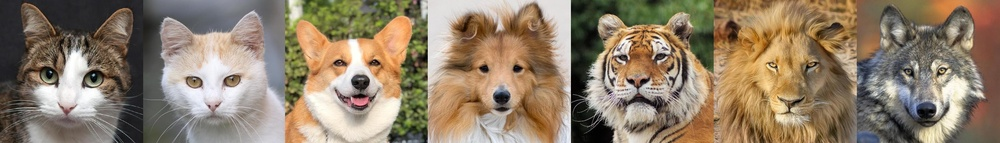
#> input picture assets/afhq_dataset.jpg, 1000 x 143 px, shrunk from 2354 x 337 before the run
$ python preprocess_square_crop.py -i assets/afhq_dataset.jpg -o out.png
#> lines starting #> are read from the running program, lines starting #| are printed output that depends on the picture
#> in process_file, img is the input picture: PIL image 1000x143 RGB; mean R, G, B 143.8, 127, 106.1
import argparse
from pathlib import Path
from PIL import Image

IMAGE_EXTENSIONS = {'.jpg', '.jpeg', '.png', '.bmp'}


def crop_square(img: Image.Image, bottom_right: bool = False) -> Image.Image:
    """Crop a square region from an image.

    By default the top-left square region is returned. If ``bottom_right`` is
    True, the bottom-most or right-most square region is used depending on the
    image orientation.
    """
#> called with bottom_right = False
    width, height = img.size
#> width = 1000; height = 143
    size = min(width, height)
#> size = 143
    if bottom_right:
        if width >= height:
            left, upper = width - size, 0  # crop from right
        else:
            left, upper = 0, height - size  # crop from bottom
        return img.crop((left, upper, left + size, upper + size))
    return img.crop((0, 0, size, size))
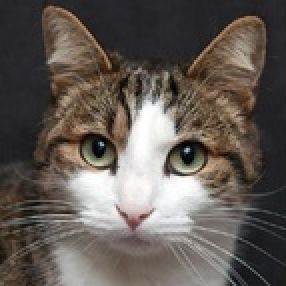
#> returned value: PIL image 143x143 RGB (shown 2 times larger); mean R, G, B 98.4, 90.8, 84.9


def process_file(src: Path, dst: Path, bottom_right: bool = False) -> None:
    with Image.open(src) as img:
        cropped = crop_square(img, bottom_right=bottom_right)
        dst.parent.mkdir(parents=True, exist_ok=True)
        cropped.save(dst)


def process_path(input_path: Path, output_path: Path, bottom_right: bool = False) -> None:
    if input_path.is_file():
        process_file(input_path, output_path, bottom_right)
    else:
        for file in input_path.glob('**/*'):
            if file.is_file() and file.suffix.lower() in IMAGE_EXTENSIONS:
                rel = file.relative_to(input_path)
                process_file(file, output_path / rel, bottom_right)


def parse_args() -> argparse.Namespace:
    parser = argparse.ArgumentParser(
        description=(
            'Crop the top-left square region from images and save them to an output path. '
            'Use --bottom-right to crop the bottom or right square region instead.'
        )
    )
    parser.add_argument(
        '--input',
        '-i',
        required=True,
        type=str,
        help='Path to an image file or a directory containing images.',
    )
    parser.add_argument(
        '--output',
        '-o',
        required=True,
        type=str,
        help='Path to save the cropped images.',
    )
    parser.add_argument(
        '--bottom-right',
        action='store_true',
        help='Crop the bottom or right square region instead of the default top or left.',
    )
    return parser.parse_args()


def main() -> None:
    args = parse_args()
    process_path(Path(args.input), Path(args.output), args.bottom_right)


if __name__ == '__main__':
    main()

$ run again, on assets/afhqv2_teaser2.jpg
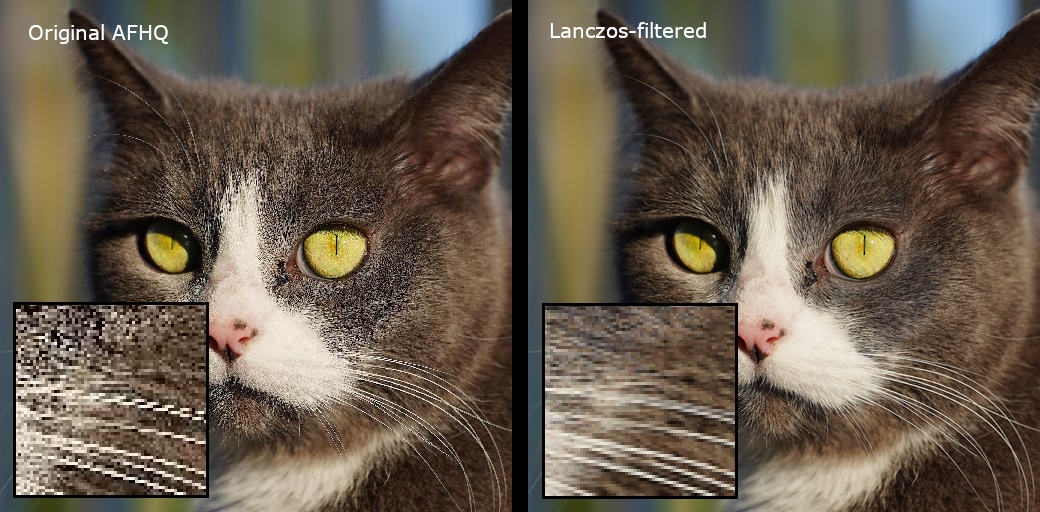
#> input picture assets/afhqv2_teaser2.jpg, 1040 x 512 px
#> in process_file, img is the input picture: PIL image 1040x512 RGB; mean R, G, B 103.4, 91.6, 77.1
#> in crop_square, `return img.crop((0, 0, size, size))`:
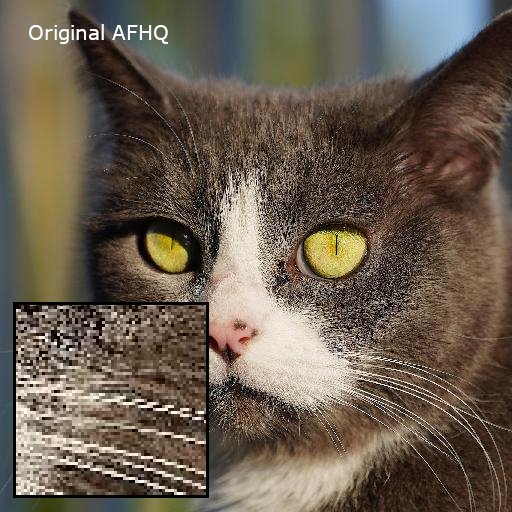
#> returned value: PIL image 512x512 RGB; mean R, G, B 105.1, 93, 78.6

$ run again, on assets/teaser.jpg
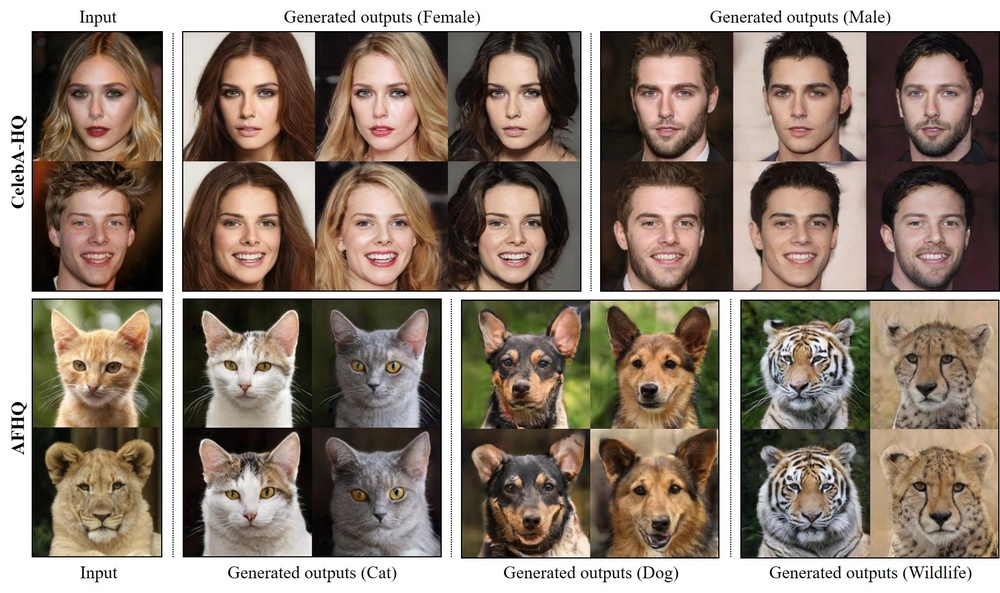
#> input picture assets/teaser.jpg, 1000 x 593 px, shrunk from 1768 x 1049 before the run
#> in process_file, img is the input picture: PIL image 1000x593 RGB; mean R, G, B 141.1, 126.3, 114.1
#> in crop_square, `return img.crop((0, 0, size, size))`:
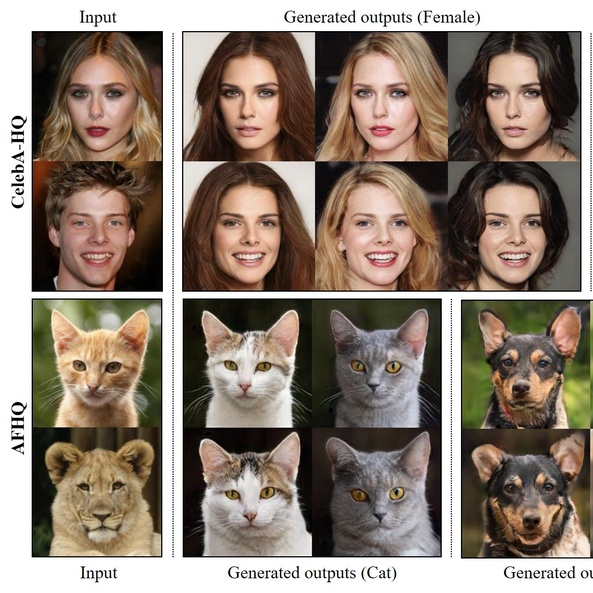
#> returned value: PIL image 593x593 RGB; mean R, G, B 141.9, 127.7, 115.5

$ run again, on assets/teaser_github.jpg
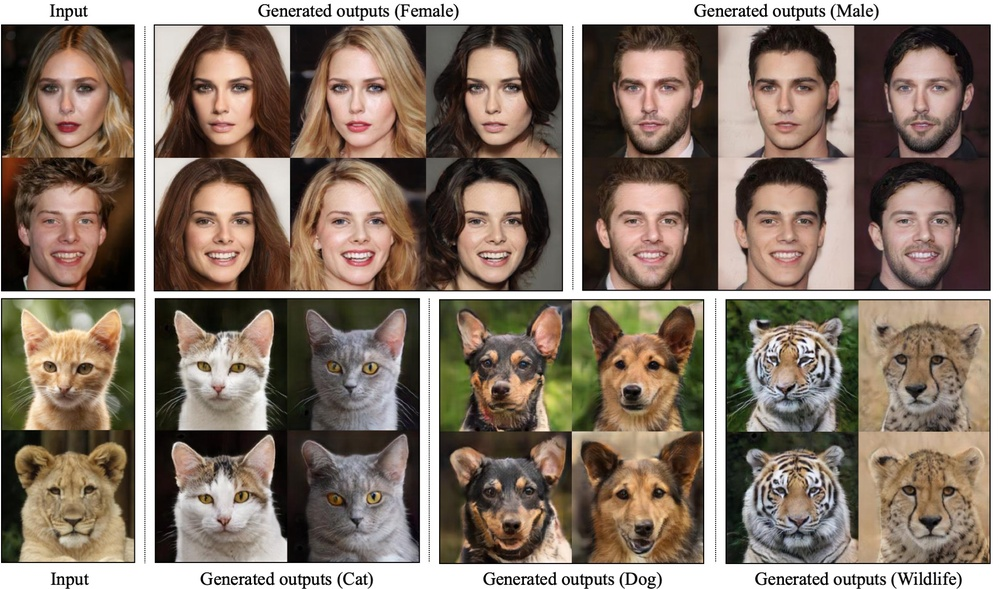
#> input picture assets/teaser_github.jpg, 1000 x 589 px, shrunk from 1920 x 1131 before the run
#> in process_file, img is the input picture: PIL image 1000x589 RGB; mean R, G, B 135.2, 119.4, 106.7
#> in crop_square, `return img.crop((0, 0, size, size))`:
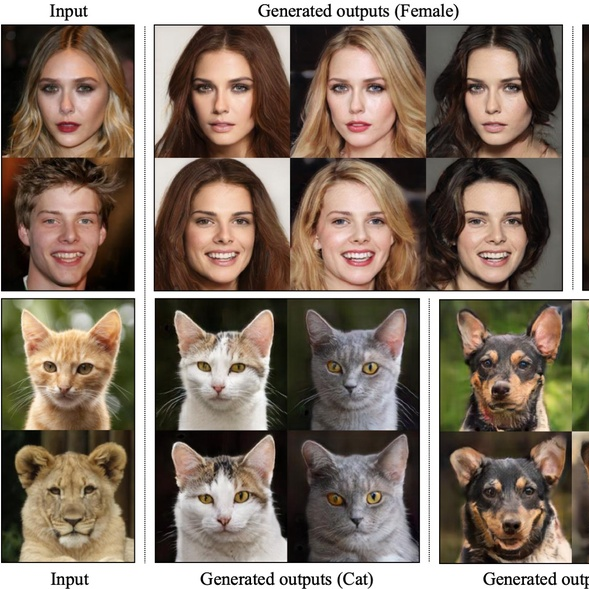
#> returned value: PIL image 589x589 RGB; mean R, G, B 132.5, 117.1, 103.9
